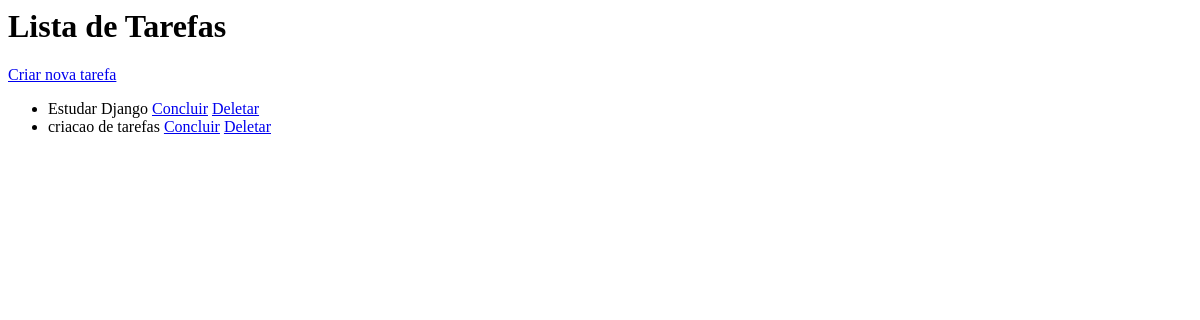
Before: / with the older database file.
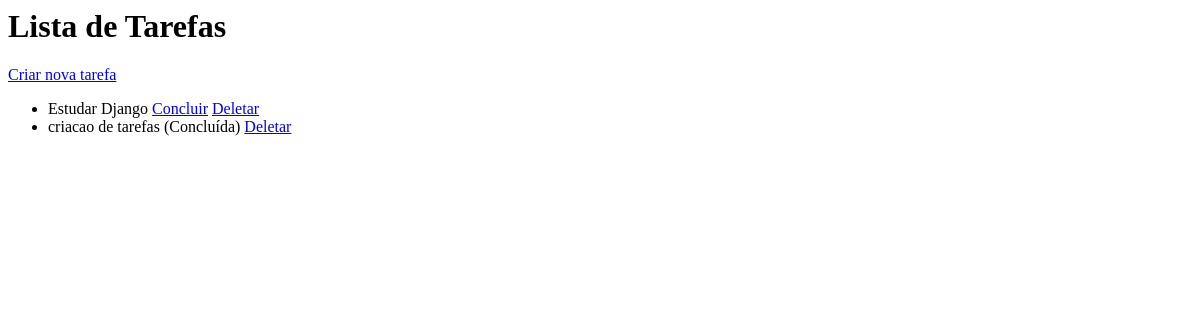
After: the same page with the newer database file.
### tasks/models.py (models this page shows, shortened)
class Task(models.Model):
    title = models.CharField(max_length=200)
    description = models.TextField()
    completed = models.BooleanField(default=False)
    created_at = models.DateTimeField(auto_now_add=True)

### tasks/views.py (the view)
# urls.py: path("", views.task_list, name="task_list"),
def task_list(request):
    tasks = Task.objects.all()
    return render(request, "tasks/task_list.html", {"tasks": tasks})

### tasks/templates/tasks/task_list.html
<h1>Lista de Tarefas</h1>
<a href="/create/">Criar nova tarefa</a>
<ul>
{% for task in tasks %}
    <li>
        {{ task.title }}
        {% if not task.completed %}
            <a href="/complete/{{ task.id }}/">Concluir</a>
        {% else %}
            (Concluída)
        {% endif %}
        <a href="/delete/{{ task.id }}/">Deletar</a>
    </li>
{% endfor %}
</ul>

Changed rows visible on the page:
changed Task "criacao de tarefas": completed "Concluir" → "(Concluída)"
